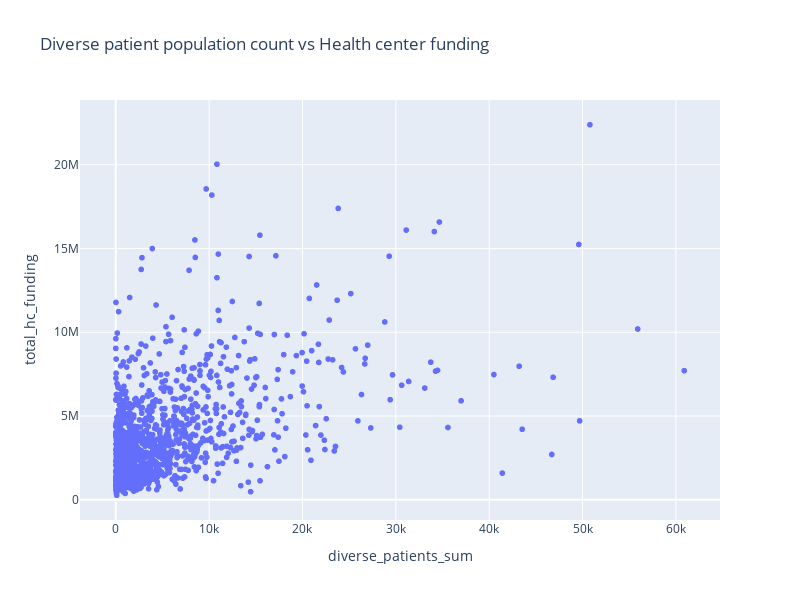

The code cell stored with this chart in its notebook:
### Code cell
fig = px.scatter(df, x='diverse_patients_sum', y='total_hc_funding', hover_data='HealthCenterName',
                 title = "Diverse patient population count vs Health center funding", 
                 width=800, height=600)
fig.show()

### Figure 1 — Plotly figure (JSON) as saved in the notebook; plotly's stock layout.template omitted (floating-point values rounded to 4 significant figures; data arrays with more than 128 entries replaced by an {"elided": "..."} marker saying what was removed)
{"data": [{"customdata": {"elided": "1370x1 str values"}, "hovertemplate": "diverse_patients_sum=%{x}<br>total_hc_funding=%{y}<br>HealthCenterName=%{customdata[0]}<extra></extra>", "legendgroup": "", "marker": {"color": "#636efa", "symbol": "circle"}, "mode": "markers", "name": "", "showlegend": false, "type": "scattergl", "x": {"elided": "1370 int values"}, "xaxis": "x", "y": {"elided": "1370 int values"}, "yaxis": "y"}], "layout": {"height": 600, "legend": {"tracegroupgap": 0}, "title": {"text": "Diverse patient population count vs Health center funding"}, "width": 800, "xaxis": {"anchor": "y", "domain": [0, 1], "title": {"text": "diverse_patients_sum"}}, "yaxis": {"anchor": "x", "domain": [0, 1], "title": {"text": "total_hc_funding"}}}}
